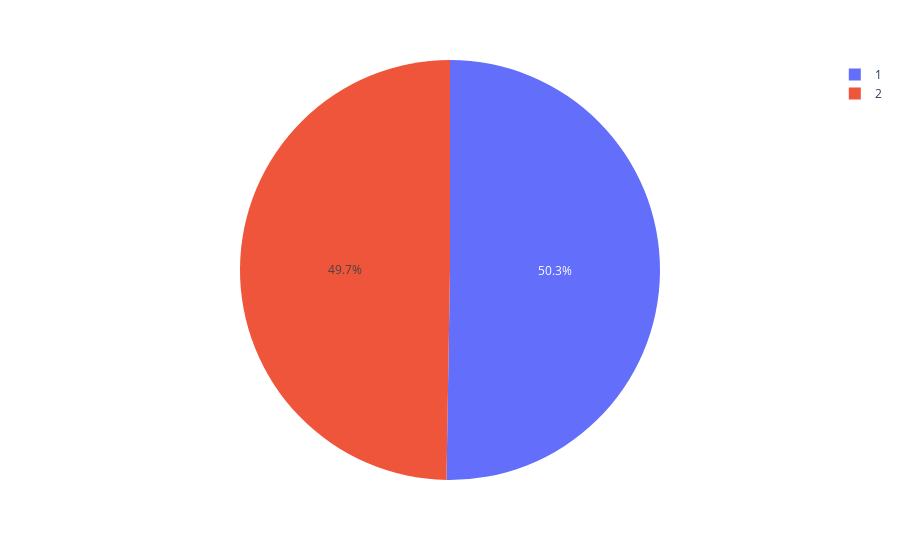

The notebook cell saved with this chart:
### Code cell
px.pie(df, 'WHEEZING')

### Figure 1 — Plotly figure (JSON) as saved in the notebook; plotly's stock layout.template omitted (floating-point values rounded to 4 significant figures; data arrays with more than 128 entries replaced by an {"elided": "..."} marker saying what was removed)
{"data": [{"domain": {"x": [0, 1], "y": [0, 1]}, "hovertemplate": "WHEEZING=%{label}<extra></extra>", "labels": {"elided": "3000 int values"}, "legendgroup": "", "name": "", "showlegend": true, "type": "pie"}], "layout": {"legend": {"tracegroupgap": 0}, "margin": {"t": 60}}}
